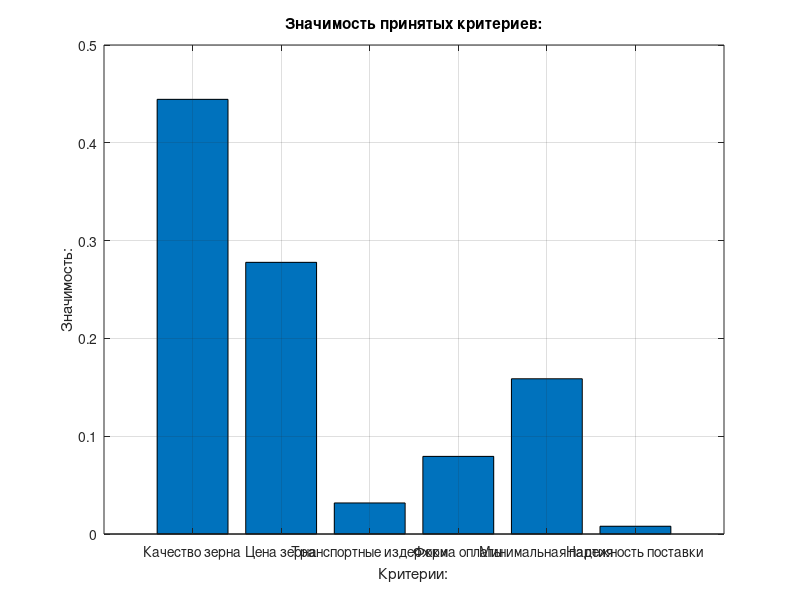

Here is the MATLAB script that generated this plot:
crit = {'Качество зерна', 'Цена зерна', 'Транспортные издержки', ...
            'Форма оплаты', 'Минимальная партия', 'Надежность поставки'};
ranks = [1, 2, 5, 4, 3, 6];
n = length(ranks);
pairwise = zeros(n); % инициализация матрицы 0 для дальнейшего заполнения

for i = 1:n
    for j = 1:n
        if i == j
            pairwise(i, j) = 1; % по диагонали всегда 1 (сравнивается число само с собой)
        elseif ranks(i) < ranks(j)
            pairwise(i, j) = 1; % если i-тый элемент меньше j-того ставим 1
        else
            pairwise(i, j) = 0; % иначе -> если i-тый элемент больше j-того ставим 0
        end
    end
end

disp('Матрица парных сравнений:');
disp(pairwise);

weight = ones(n, 1); % итерированная сила P(0) заполненная 1
disp('Итерированая сила P(0):');
disp(weight);

k = 3; % количество итераций

for it = 1:k
    new = pairwise * weight; % умножаем матрицу парных сравнений на итерированную силу
    weight = new;
    disp('Номер итерации:');
    disp(it);
    disp('Итерированная сила:')
    disp(weight);
end

val = weight / sum(weight); % нормированная итерированная сила
disp('Значимость принятых критериев:');
for i = 1:n
    fprintf('%s: %f\n', crit{i}, val(i))
end

figure;
bar(val);
xticks(1:length(crit)); % позиции меток по оси x
xticklabels(crit); % подписи по оси x
title('Значимость принятых критериев:');
xlabel('Критерии:');
ylabel('Значимость:');
grid on;